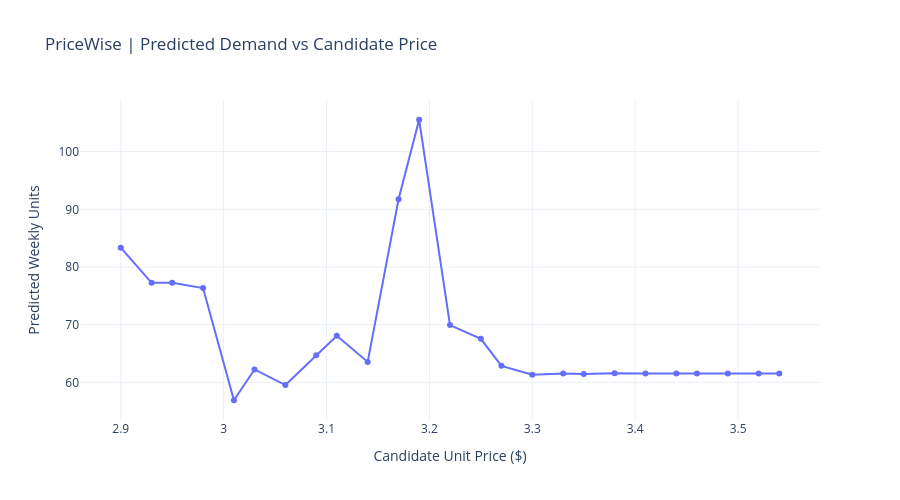

The notebook cell this image was saved under:
### Code cell
# Cell 6 — Model price-response diagnostic

TARGET_UPC = "1600066610"
TARGET_STORE = 101

# Select one historical validation scenario.
selected = (
    val_df.loc[
        (val_df["UPC"] == TARGET_UPC)
        & (val_df["STORE"] == TARGET_STORE)
    ]
    .sort_values("WEEK")
    .iloc[0]
)

# Price support learned only from training history.
historical = train_df.loc[
    (train_df["UPC"] == TARGET_UPC)
    & (train_df["STORE"] == TARGET_STORE),
    "UNIT_PRICE",
]

assert not historical.empty

reference_price = float(selected["LAG_1_PRICE"])

price_min = max(
    float(historical.quantile(0.10)),
    reference_price * 0.90,
)

price_max = min(
    float(historical.quantile(0.90)),
    reference_price * 1.10,
)

if price_min > price_max:
    raise ValueError(
        "No feasible candidate price interval"
    )

# Generate feasible candidate prices.
prices = np.unique(
    np.round(
        np.linspace(price_min, price_max, 25),
        2,
    )
)

# Copy the exact same historical context
# for every proposed price.
scenarios = pd.concat(
    [X_val.loc[[selected.name]]] * len(prices),
    ignore_index=True,
)

scenarios["CANDIDATE_PRICE"] = prices

# Keep derived price features consistent.
scenarios["PRICE_CHANGE_PCT"] = (
    100
    * (
        scenarios["CANDIDATE_PRICE"]
        / scenarios["LAG_1_PRICE"]
        - 1
    )
)

# Predict demand for each candidate price.
predicted_units = np.maximum(
    demand_model.predict(scenarios),
    0,
)

response = pd.DataFrame({
    "price": prices,
    "predicted_units": predicted_units,
})

print("Forecast week:", int(selected["WEEK"]))
print("Product:", TARGET_UPC)
print("Store:", TARGET_STORE)
print("Reference price:", reference_price)

display(response.head())

fig = px.line(
    response,
    x="price",
    y="predicted_units",
    markers=True,
    title="PriceWise | Predicted Demand vs Candidate Price",
    labels={
        "price": "Candidate Unit Price ($)",
        "predicted_units": "Predicted Weekly Units",
    },
)

fig.update_layout(
    template="plotly_white",
    height=500,
)

fig.show()

# Check the direction of predicted price response.
steps = np.diff(predicted_units)

print(
    "Price increases accompanied by "
    "higher predicted demand:",
    int((steps > 1e-8).sum()),
    "of",
    len(steps),
)

print(
    "Forecast demand range:",
    round(float(predicted_units.max()
                - predicted_units.min()), 2),
    "units",
)

### Figure 1 — Plotly figure (JSON) as saved in the notebook; plotly's stock layout.template omitted (floating-point values rounded to 4 significant figures)
{"data": [{"hovertemplate": "Candidate Unit Price ($)=%{x}<br>Predicted Weekly Units=%{y}<extra></extra>", "legendgroup": "", "line": {"color": "#636efa", "dash": "solid"}, "marker": {"symbol": "circle"}, "mode": "lines+markers", "name": "", "orientation": "v", "showlegend": false, "type": "scatter", "x": [2.9, 2.93, 2.95, 2.98, 3.01, 3.03, 3.06, 3.09, 3.11, 3.14, 3.17, 3.19, 3.22, 3.25, 3.27, 3.3, 3.33, 3.35, 3.38, 3.41, 3.44, 3.46, 3.49, 3.52, 3.54], "xaxis": "x", "y": [83.36, 77.26, 77.26, 76.34, 56.9, 62.24, 59.53, 64.69, 68.07, 63.54, 91.75, 105.5, 69.93, 67.54, 62.86, 61.33, 61.53, 61.47, 61.57, 61.54, 61.54, 61.54, 61.54, 61.54, 61.54], "yaxis": "y"}], "layout": {"height": 500, "legend": {"tracegroupgap": 0}, "title": {"text": "PriceWise | Predicted Demand vs Candidate Price"}, "xaxis": {"anchor": "y", "domain": [0, 1], "title": {"text": "Candidate Unit Price ($)"}}, "yaxis": {"anchor": "x", "domain": [0, 1], "title": {"text": "Predicted Weekly Units"}}}}
